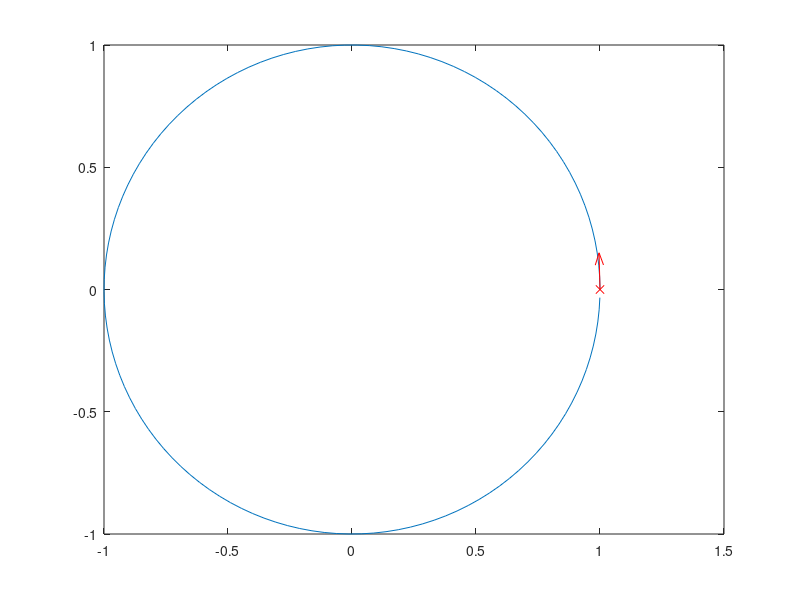

Source code (MATLAB): (Note: this script raises an error after producing the figure.)
% June 20, 2013
% implemented for Modal Analysis of General Rotor System lectured by Prof. Lee, Jong-Won
% written by Seung-Chan Kim
% Typical orbits
% for more details : http://awesomeairkick.blogspot.kr/2013/06/typical-orbits.html

clc; clear; close all;
theta=0:0.05:2*pi;

%% Figure 1 - Epitrochoid
% https://en.wikipedia.org/wiki/Epitrochoid

r1 = exp(i*theta);
R = r1;
grad1 = R(2) - R(1);

figure;
Rx = real(R);
Ry = imag(R);

plot(Rx,Ry); hold on
plot(Rx(1),Ry(1),'rx'); 

h= quiver(Rx(1),Ry(1), real(grad1), imag(grad1),3,'r');
adjust_quiver_arrowhead_size(h, 6);
axis equal; grid on;
title('r=e^{j\theta}'); %Epitrochoid

%% Figure 2 - Hypocycloid
% https://en.wikipedia.org/wiki/Hypocycloid

r1 = exp(i*theta);
r2 = exp(i*-1*theta);  % Hypocycloid

R = r1+0.5*r2;
grad1 = R(2) - R(1);

figure;
Rx = real(R); Ry = imag(R);

plot(Rx,Ry); hold on
% plot(Rx(1),Ry(1),'rx'); 

h= quiver(Rx(1),Ry(1), real(grad1), imag(grad1),5,'r');
adjust_quiver_arrowhead_size(h, 10);
axis equal; grid on;
title('r=e^{j\theta}+0.5*e^{-j\theta}'); %Epitrochoid
axis([-1.7 1.7 -1.5 1.5]);

%% Figure 3 - Limacon & Cardioid
% https://en.wikipedia.org/wiki/Lima%C3%A7on
% http://mathworld.wolfram.com/Limacon.html

r1 = exp(i*theta);
r2 = exp(i*2*theta);  % Hypocycloid

R = r1+0.5*r2;
grad1 = R(2) - R(1);

figure;
Rx = real(R); Ry = imag(R);

plot(Rx,Ry); hold on
% plot(Rx(1),Ry(1),'rx'); 

h= quiver(Rx(1),Ry(1), real(grad1), imag(grad1),3,'r');
adjust_quiver_arrowhead_size(h, 10);
axis equal; grid on;
title('r=e^{j\theta}+ 0.5*e^{2\theta}'); %Epitrochoid
axis([-2 2.5 -2 2]);


%% Figure 4 - Petal Curve
% https://en.wikipedia.org/wiki/Rose_(mathematics)

r1 = exp(i*-1*theta);
r2 = exp(i*2*theta);  % Hypocycloid

R = r1+0.8*r2;
grad1 = R(2) - R(1);

figure;
Rx = real(R); Ry = imag(R);

plot(Rx,Ry); hold on
% plot(Rx(1),Ry(1),'rx'); 

h= quiver(Rx(1),Ry(1), real(grad1), imag(grad1),3,'r');
adjust_quiver_arrowhead_size(h, 10);
axis equal; grid on;
title('r=e^{-j\theta}+ e^{2\theta}'); %Epitrochoid
axis([-2 2.5 -2 2]);


%% Figure 4 - Petal Curve - APPLE

r1 = exp(i*-1*theta);
r2 = exp(i*7*theta);  % Hypocycloid

R = r1+0.9*r2;
grad1 = R(2) - R(1);

figure;
Rx = real(R); Ry = imag(R);

plot(Rx,Ry); hold on
% plot(Rx(1),Ry(1),'rx'); 

h= quiver(Rx(1),Ry(1), real(grad1), imag(grad1),3,'r');
adjust_quiver_arrowhead_size(h, 10);
axis equal; grid on;
title('r=e^{-j1\theta}+ 0.9*e^{7\theta}'); %Epitrochoid
axis([-2 2.5 -2 2]);


%% Figure 5 - Epicycloid & Hypocycloid

r1 = exp(i*1*theta);
r2 = exp(i*-5*theta);  % Hypocycloid

R = r1+0.2*r2;
grad1 = R(2) - R(1);

figure;
Rx = real(R); Ry = imag(R);

plot(Rx,Ry); hold on
% plot(Rx(1),Ry(1),'rx'); 

h= quiver(Rx(1),Ry(1), real(grad1), imag(grad1),3,'r');
adjust_quiver_arrowhead_size(h, 10);
axis equal; grid on;
title('r=e^{j1\theta}+ 0.2*e^{-5\theta}'); %Epitrochoid
axis([-2 2.5 -2 2]);

%% Figure 6 - Epitrochoid & Hypotrotrochoid

r1 = exp(i*1*theta);
r2 = exp(i*8*theta);  

R = r1+0.3*r2;
grad1 = R(2) - R(1);

figure;
Rx = real(R); Ry = imag(R);

plot(Rx,Ry); hold on
% plot(Rx(1),Ry(1),'rx'); 

h= quiver(Rx(1),Ry(1), real(grad1), imag(grad1),3,'r');
adjust_quiver_arrowhead_size(h, 10);
axis equal; grid on;
title('r=e^{j1\theta}+ 0.3*e^{8\theta}'); %Epitrochoid
axis([-2 2.5 -2 2]);

return;
% r2 = exp(i*2*theta);




%r2 = exp(i*8*theta); %Epitrochoid
%R = r1+0.3*r2;
 
%r2 = exp(-i*1.0*theta); %Epitrochoid
R = r1+1*r2;
 

grad1 = R(2) - R(1);






figure;
Rx = real(R);
Ry = imag(R);

plot(Rx,Ry); hold on
plot(Rx(1),Ry(1),'rx'); 

h= quiver(Rx(1),Ry(1), real(grad1), imag(grad1),3,'r');
adjust_quiver_arrowhead_size(h, 6);

axis equal;
grid on;
% axis([-1.5 1.5 -1.5 1.5]);
%  axis([-2 2.5 -2 2]);
% axis([-2 2 -1 1]);
% title('r=e^{j\theta}+0.5e^{-j\theta}');
% title('r=e^{j\theta}+e^{j2\theta}');
%title('r=e^{j\theta}+0.2e^{-j5\theta}'); % Hypocycloid
%title('r=e^{j\theta}+0.3e^{-j8\theta}'); %Hypotrochoid
title('r=e^{j\theta}+0.3e^{j8\theta}'); %Epitrochoid
